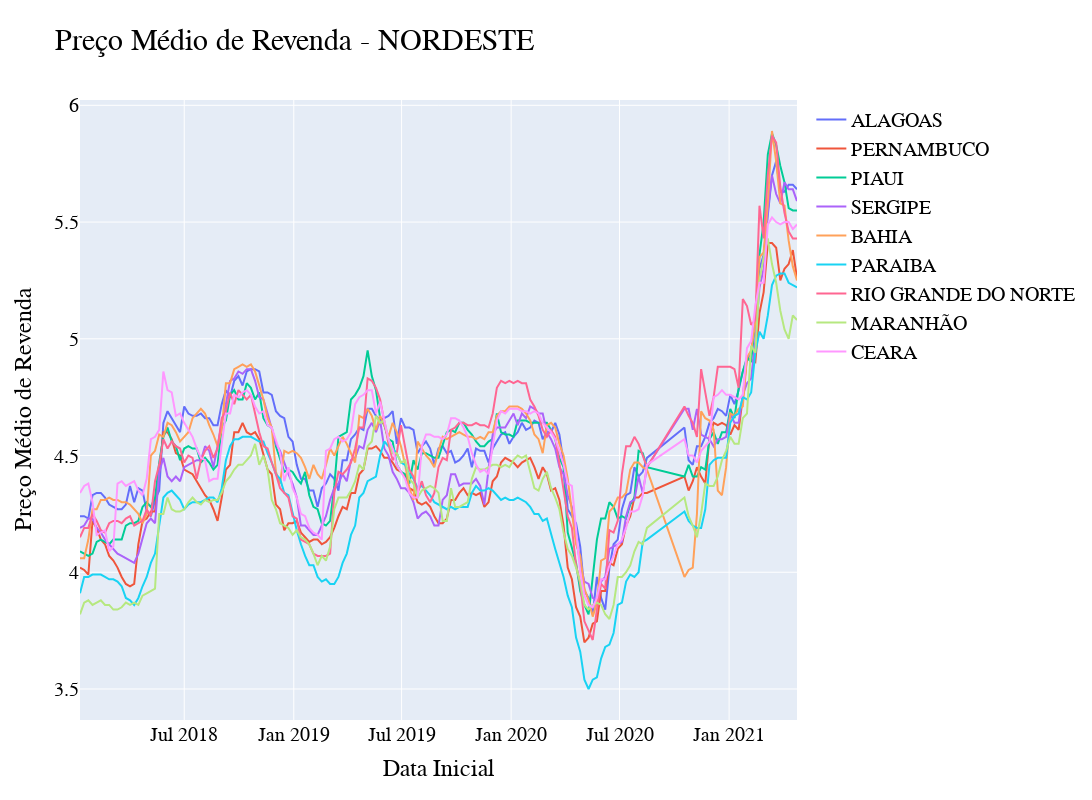

This figure's notebook cell:
### Code cell
fig=go.Figure(
data=[go.Scatter(y=data_filtrado_gasolina_AL['PREÇO MÉDIO REVENDA'],x=data_filtrado_gasolina_AL['DATA INICIAL'],mode="lines",name="ALAGOAS")])
fig.update_layout(height=800,width=1200, title_text="Preço Médio de Revenda - NORDESTE",title_font_size=30,xaxis_title='Data Inicial', 
yaxis_title='Preço Médio de Revenda',font = {'family': 'Arial','size': 20,'color': 'black'})
fig.add_traces(go.Scatter(x=data_filtrado_gasolina_PE["DATA INICIAL"],y=data_filtrado_gasolina_PE['PREÇO MÉDIO REVENDA'],name="PERNAMBUCO"))
fig.add_traces(go.Scatter(x=data_filtrado_gasolina_PI["DATA INICIAL"],y=data_filtrado_gasolina_PI['PREÇO MÉDIO REVENDA'],name="PIAUI"))
fig.add_traces(go.Scatter(x=data_filtrado_gasolina_SG["DATA INICIAL"],y=data_filtrado_gasolina_SG['PREÇO MÉDIO REVENDA'],name="SERGIPE"))
fig.add_traces(go.Scatter(x=data_filtrado_gasolina_BA["DATA INICIAL"],y=data_filtrado_gasolina_BA['PREÇO MÉDIO REVENDA'], name="BAHIA"))
fig.add_traces(go.Scatter(x=data_filtrado_gasolina_PA["DATA INICIAL"],y=data_filtrado_gasolina_PA['PREÇO MÉDIO REVENDA'],name="PARAIBA"))
fig.add_traces(go.Scatter(x=data_filtrado_gasolina_RG["DATA INICIAL"],y=data_filtrado_gasolina_RG['PREÇO MÉDIO REVENDA'],name="RIO GRANDE DO NORTE"))
fig.add_traces(go.Scatter(x=data_filtrado_gasolina_MA["DATA INICIAL"],y=data_filtrado_gasolina_MA['PREÇO MÉDIO REVENDA'], name="MARANHÃO"))
fig.add_traces(go.Scatter(x=data_filtrado_gasolina_CE["DATA INICIAL"],y=data_filtrado_gasolina_CE['PREÇO MÉDIO REVENDA'],name="CEARA"))

fig.show()

### Figure 1 — Plotly figure (JSON) as saved in the notebook; plotly's stock layout.template omitted (floating-point values rounded to 4 significant figures; data arrays with more than 128 entries replaced by an {"elided": "..."} marker saying what was removed)
{"data": [{"mode": "lines", "name": "ALAGOAS", "type": "scatter", "x": {"elided": "165 str values"}, "y": {"elided": "165 float values"}}, {"name": "PERNAMBUCO", "type": "scatter", "x": {"elided": "165 str values"}, "y": {"elided": "165 float values"}}, {"name": "PIAUI", "type": "scatter", "x": {"elided": "165 str values"}, "y": {"elided": "165 float values"}}, {"name": "SERGIPE", "type": "scatter", "x": {"elided": "165 str values"}, "y": {"elided": "165 float values"}}, {"name": "BAHIA", "type": "scatter", "x": {"elided": "165 str values"}, "y": {"elided": "165 float values"}}, {"name": "PARAIBA", "type": "scatter", "x": {"elided": "165 str values"}, "y": {"elided": "165 float values"}}, {"name": "RIO GRANDE DO NORTE", "type": "scatter", "x": {"elided": "165 str values"}, "y": {"elided": "165 float values"}}, {"name": "MARANHÃO", "type": "scatter", "x": {"elided": "165 str values"}, "y": {"elided": "165 float values"}}, {"name": "CEARA", "type": "scatter", "x": {"elided": "165 str values"}, "y": {"elided": "165 float values"}}], "layout": {"font": {"color": "black", "family": "Arial", "size": 20}, "height": 800, "title": {"font": {"size": 30}, "text": "Preço Médio de Revenda - NORDESTE"}, "width": 1200, "xaxis": {"title": {"text": "Data Inicial"}}, "yaxis": {"title": {"text": "Preço Médio de Revenda"}}}}
